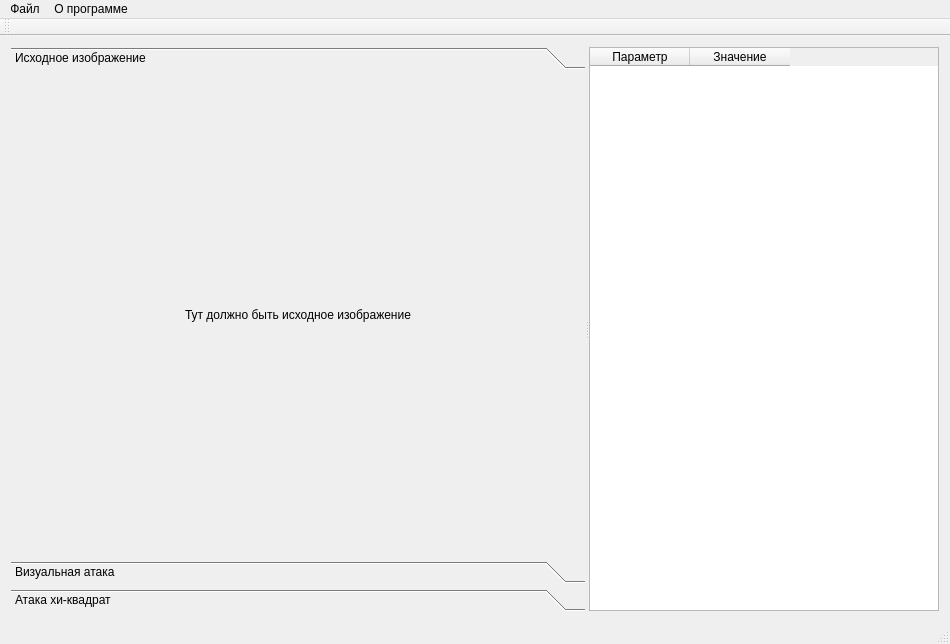
<?xml version="1.0" encoding="UTF-8"?>
<ui version="4.0">
 <class>MainWindow</class>
 <widget class="QMainWindow" name="MainWindow">
  <property name="geometry">
   <rect>
    <x>0</x>
    <y>0</y>
    <width>950</width>
    <height>644</height>
   </rect>
  </property>
  <property name="windowTitle">
   <string>Атаки на стегосистему</string>
  </property>
  <widget class="QWidget" name="centralWidget">
   <layout class="QGridLayout" name="gridLayout">
    <item row="0" column="0">
     <widget class="QSplitter" name="splitter">
      <property name="orientation">
       <enum>Qt::Horizontal</enum>
      </property>
      <widget class="QToolBox" name="toolBox">
       <property name="currentIndex">
        <number>0</number>
       </property>
       <widget class="QWidget" name="page">
        <property name="geometry">
         <rect>
          <x>0</x>
          <y>0</y>
          <width>576</width>
          <height>473</height>
         </rect>
        </property>
        <attribute name="label">
         <string>Исходное изображение</string>
        </attribute>
        <layout class="QGridLayout" name="gridLayout_3">
         <item row="0" column="0">
          <widget class="QLabel" name="label_2">
           <property name="text">
            <string>Тут должно быть исходное изображение</string>
           </property>
           <property name="alignment">
            <set>Qt::AlignCenter</set>
           </property>
          </widget>
         </item>
        </layout>
       </widget>
       <widget class="QWidget" name="page_3">
        <property name="geometry">
         <rect>
          <x>0</x>
          <y>0</y>
          <width>576</width>
          <height>473</height>
         </rect>
        </property>
        <attribute name="label">
         <string>Визуальная атака</string>
        </attribute>
        <layout class="QGridLayout" name="gridLayout_2">
         <item row="0" column="0">
          <widget class="QLabel" name="label">
           <property name="text">
            <string>Тут визуальная атака на стегосистему</string>
           </property>
           <property name="alignment">
            <set>Qt::AlignCenter</set>
           </property>
          </widget>
         </item>
        </layout>
       </widget>
       <widget class="QWidget" name="page_2">
        <property name="geometry">
         <rect>
          <x>0</x>
          <y>0</y>
          <width>576</width>
          <height>473</height>
         </rect>
        </property>
        <attribute name="label">
         <string>Атака хи-квадрат</string>
        </attribute>
        <layout class="QGridLayout" name="gridLayout_4">
         <item row="0" column="0">
          <widget class="QLabel" name="label_3">
           <property name="text">
            <string>Отчет по атаке хи-квадрат</string>
           </property>
           <property name="alignment">
            <set>Qt::AlignCenter</set>
           </property>
          </widget>
         </item>
        </layout>
       </widget>
      </widget>
      <widget class="QTableWidget" name="tableWidget">
       <property name="minimumSize">
        <size>
         <width>50</width>
         <height>0</height>
        </size>
       </property>
       <property name="maximumSize">
        <size>
         <width>350</width>
         <height>16777215</height>
        </size>
       </property>
       <column>
        <property name="text">
         <string>Параметр</string>
        </property>
       </column>
       <column>
        <property name="text">
         <string>Значение</string>
        </property>
       </column>
      </widget>
     </widget>
    </item>
   </layout>
  </widget>
  <widget class="QMenuBar" name="menuBar">
   <property name="geometry">
    <rect>
     <x>0</x>
     <y>0</y>
     <width>950</width>
     <height>25</height>
    </rect>
   </property>
   <widget class="QMenu" name="menu">
    <property name="title">
     <string>Файл</string>
    </property>
    <addaction name="action"/>
    <addaction name="action_2"/>
   </widget>
   <widget class="QMenu" name="menu_2">
    <property name="title">
     <string>О программе</string>
    </property>
    <addaction name="action_4"/>
    <addaction name="action_3"/>
   </widget>
   <addaction name="menu"/>
   <addaction name="menu_2"/>
  </widget>
  <widget class="QToolBar" name="mainToolBar">
   <attribute name="toolBarArea">
    <enum>TopToolBarArea</enum>
   </attribute>
   <attribute name="toolBarBreak">
    <bool>false</bool>
   </attribute>
  </widget>
  <widget class="QStatusBar" name="statusBar"/>
  <action name="action">
   <property name="text">
    <string>Открыть</string>
   </property>
  </action>
  <action name="action_2">
   <property name="text">
    <string>Сохранить</string>
   </property>
  </action>
  <action name="action_3">
   <property name="text">
    <string>Помощь</string>
   </property>
  </action>
  <action name="action_4">
   <property name="text">
    <string>Краткая информация</string>
   </property>
  </action>
 </widget>
 <layoutdefault spacing="6" margin="11"/>
 <resources/>
 <connections/>
</ui>
